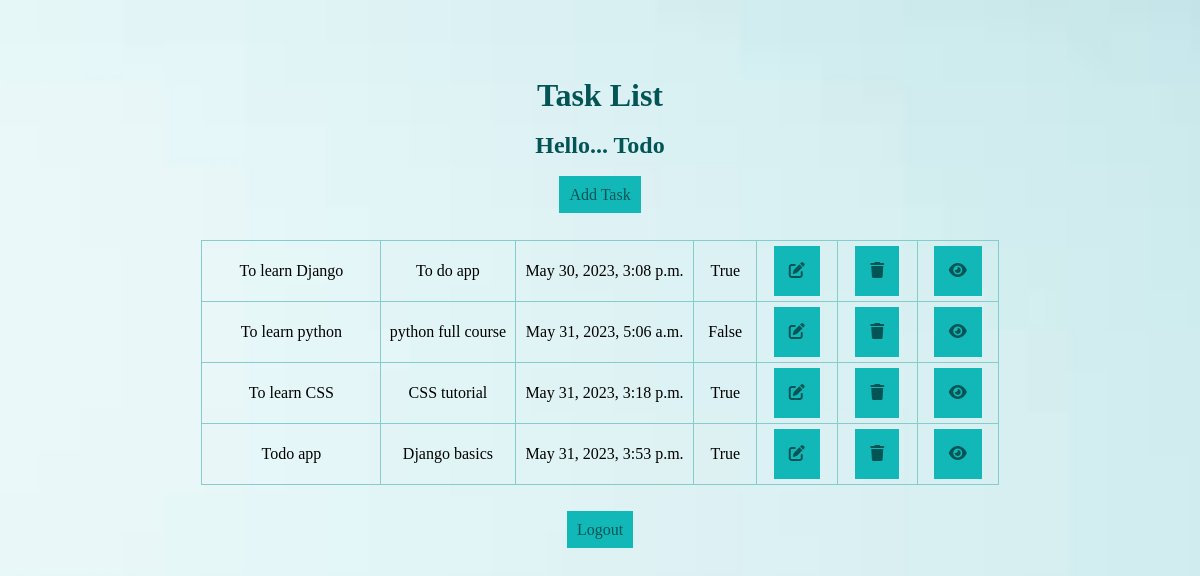
/tasklist/ (signed in), run on the app's committed database.
### todos/models.py (models this page shows, shortened)
class Task(models.Model):
    user = models.ForeignKey(User, on_delete=models.CASCADE, null=True, blank=True)
    title = models.CharField(max_length=150, null=True, blank=True)
    description = models.TextField(default='')
    completed = models.BooleanField(default=False)
    created = models.DateTimeField(auto_now_add=True)

### todos/views.py (the view)
# urls.py: path('tasklist/', TaskList.as_view(), name='task'),
class TaskList(LoginRequiredMixin, ListView):
    model = Task
    context_object_name = 'task'
    template_name = 'list.html'
    def get_context_data(self, **kwargs):
        context = super().get_context_data(**kwargs)
        context['task'] = context['task'].filter(user=self.request.user)
        context['count'] = context['task'].filter(completed=False).count()
        return context

### templates/list.html (shortened to what this page needs)
{% load static %}
<!DOCTYPE html>
<html lang="en">
<head>
    <link rel="stylesheet" href="https://cdnjs.cloudflare.com/ajax/libs/font-awesome/6.2.1/css/all.min.css" />
    <link rel="stylesheet" href="{% static 'liststyle.css' %}">
</head>
<body>
    <h1>Task List</h1>
    <div class="header-box">
        <h2>Hello... {{user.username | title}}</h2>
        <a  href="{% url 'task-create' %}" class="button">Add Task</a>
        <div class="task-items-wrapper">
<table class="center">
                {% for tasks in task %}
    <tr>
        <td style="width:20%; height:50px;">{{tasks.title}}</td>
        <td style="width:15%; height:50px;">{{tasks.description}}</td>
        <td style="width:20%; height:50px;">{{tasks.created}}</td>
        <td style="width:7%; height:50px;">{{tasks.completed}}</td>
                    <td style="width:9%; height:10px;"><a href="{% url 'task-update' tasks.id %}"><i class="fa fa-edit"></i></a></td>
                    <td style="width:9%; height:10px;"><a href="{% url 'task-delete' tasks.id %}"><i class="fa fa-trash"></i></a></td>
                    <td style="width:9%; height:10px;"><a href="{% url 'task-details' tasks.id %}"><i class="fa fa-eye"></i></a></td>
            </tr>
            {% endfor %}
</table>
        {% if request.user.is_authenticated %}
        <a href="{% url 'logout' %}"class="button">Logout</a>
        {% else %}
        <a href="{% url 'login' %}"class="button">Login</a>
        {% endif %}
 </div>
    </div>
</body>
</html>

### todos/static/liststyle.css (style rules this page uses)
* { margin: 0; padding: 0; outline: none; box-sizing: border-box; }
body { height:100vh; background-image:url('login-image.jpeg'); background-size:cover; display:block; align-items:center; justify-content:center; text-align:center; color:#035454; font-family: 'Times New Roman', serif; margin:70px 10px; line-height:50px; }
.task-items-wrapper tr,td,th { border:1.5px solid #85cccc; text-align:center; color:black; }
.center { border-collapse: collapse; align-items:center; margin-left: auto; margin-right: auto; margin-top:20px; margin-bottom:20px; }
.center a { display:inline-block; background-color:#12b8b8; color:#035454; padding:0px 15px; margin:5px; }
.button { background-color:#12b8b8; color:#035454; padding: 10px ; border:none; margin:10px 70px; text-decoration:none; }

### data on the page
Task: title "To learn Django", description "To do app", created "May 30, 2023, 3:08 p.m.", completed "True"
Task: title "To learn python", description "python full course", created "May 31, 2023, 5:06 a.m.", completed "False"
Task: title "To learn CSS", description "CSS tutorial", created "May 31, 2023, 3:18 p.m.", completed "True"
Task: title "Todo app", description "Django basics", created "May 31, 2023, 3:53 p.m.", completed "True"

### other printed values
{{ user.username | title }} "Todo"
